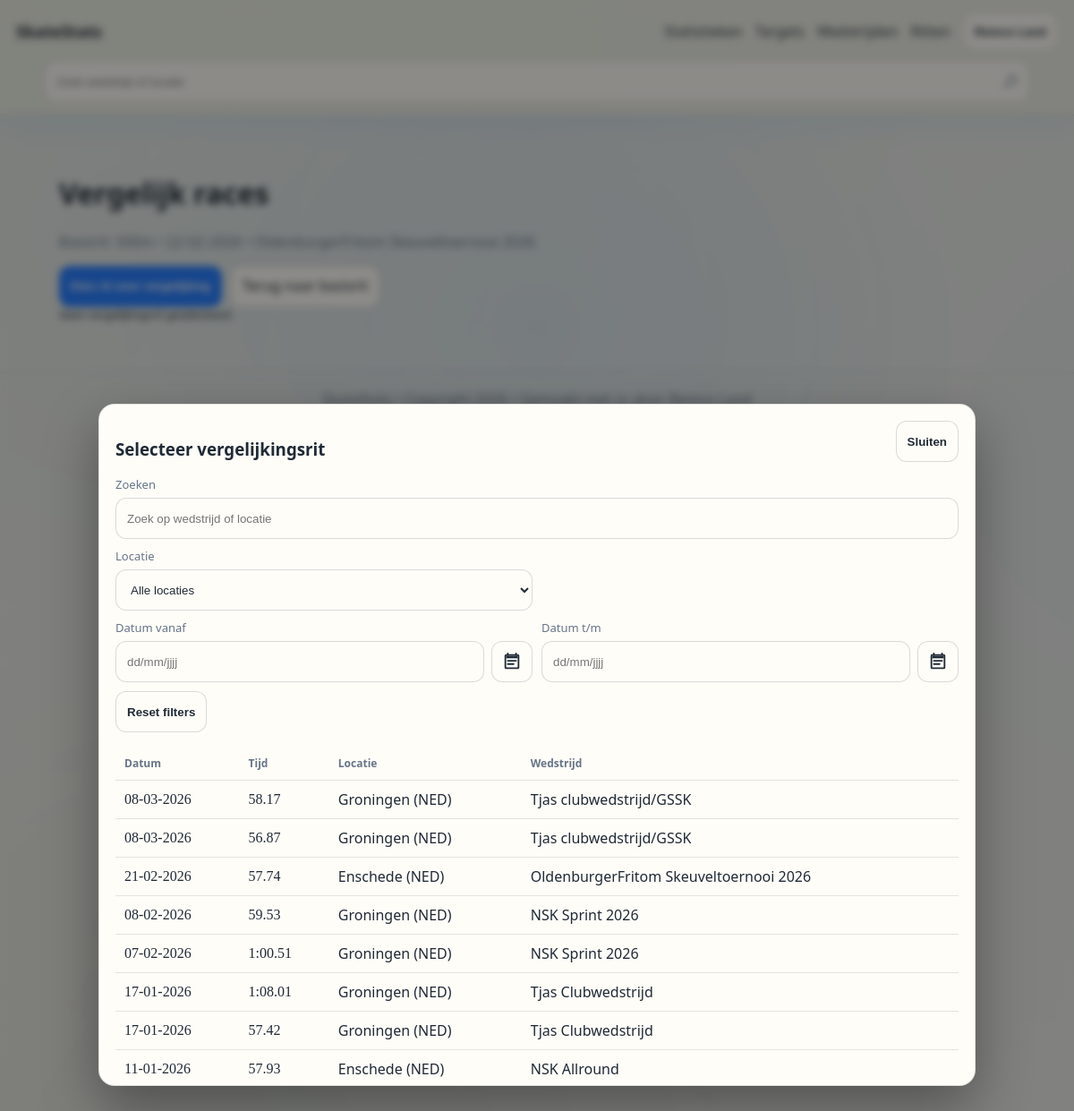
Page /races/745/compare (signed in) on the committed database.
### tables this page shows
CREATE TABLE competition (
              id INTEGER PRIMARY KEY AUTOINCREMENT,
              name TEXT NOT NULL,
              venue TEXT,
              competition_date TEXT NOT NULL, -- YYYY-MM-DD
              notes TEXT,
              created_at TEXT NOT NULL
            , owner_user_id INTEGER);

CREATE TABLE race (
              id INTEGER PRIMARY KEY AUTOINCREMENT,
              competition_id INTEGER NOT NULL,
              skater_id INTEGER NOT NULL,
              distance_m INTEGER NOT NULL,
              category TEXT,
              class_name TEXT,
              lane TEXT,
              opponent TEXT,
              total_time_ms INTEGER,
              laps_csv TEXT,   -- "30.12,31.00,31.50"
              dnf INTEGER NOT NULL DEFAULT 0,
              notes TEXT,
              created_at TEXT NOT NULL, tag_key TEXT,
              FOREIGN KEY (competition_id) REFERENCES competition(id) ON DELETE CASCADE,
              FOREIGN KEY (skater_id) REFERENCES skater(id) ON DELETE RESTRICT
            );

### app/main.py (the view)
@app.get("/races/{race_id}/compare", response_class=HTMLResponse)
def race_compare(request: Request, race_id: int, compare_race_id: str = ""):
    current_user = require_user(request)
    with db() as conn:
        base_race = conn.execute(
            """
            SELECT r.*, c.name AS competition_name, c.venue, c.competition_date
            FROM race r
            JOIN competition c ON c.id = r.competition_id
            WHERE r.id = ? AND r.skater_id = ? AND c.owner_user_id = ?
            """,
            (race_id, int(current_user["skater_id"]), int(current_user["id"])),
        ).fetchone()
        if not base_race:
            return HTMLResponse("Race not found", status_code=404)
        comparison_candidates = conn.execute(
            """
            SELECT r.id, r.distance_m, r.total_time_ms, r.laps_csv, r.dnf, r.lane, r.opponent,
                   c.name AS competition_name, c.venue, c.competition_date
            FROM race r
            JOIN competition c ON c.id = r.competition_id
            WHERE r.skater_id = ? AND c.owner_user_id = ? AND r.distance_m = ? AND r.id != ?
            ORDER BY c.competition_date DESC, r.id DESC
            """,
            (int(current_user["skater_id"]), int(current_user["id"]), int(base_race["distance_m"]), race_id),
        ).fetchall()
    selected_compare_id = compare_race_id.strip()
    compare_race = None
    if selected_compare_id:
        try:
            compare_id_value = int(selected_compare_id)
            compare_race = next((row for row in comparison_candidates if int(row["id"]) == compare_id_value), None)
        except ValueError:
            compare_race = None
    if compare_race is None:
        selected_compare_id = ""
    comparison = build_comparison_context(base_race, compare_race)
    swap_href = None
    if compare_race is not None:
        swap_href = f"/races/{int(compare_race['id'])}/compare?compare_race_id={int(base_race['id'])}"
    return render(
        request,
        "race_compare.html",
        base_race=base_race,
        compare_race=compare_race,
        comparison_candidates=comparison_candidates,
        selected_compare_id=selected_compare_id,
        auto_open_compare_modal=bool(comparison_candidates) and compare_race is None,
        comparison=comparison,
        swap_href=swap_href,
        fmt_ms=fmt_ms,
        fmt_date=fmt_date_ymd_to_dmy,
        format_delta=format_delta,
    )

### app/main.py (called while the page is built, shortened)
def fmt_date_ymd_to_dmy(ymd: str | None) -> str:
    if not ymd:
        return "-"
    try:
        d = datetime.strptime(ymd, "%Y-%m-%d")
        return d.strftime("%d-%m-%Y")
    except ValueError:
        return ymd

def db() -> sqlite3.Connection:
    conn = sqlite3.connect(DB_PATH)
    conn.execute("PRAGMA foreign_keys = ON")
    conn.row_factory = sqlite3.Row
    return conn

def get_user_by_id(conn: sqlite3.Connection, user_id: int) -> Optional[sqlite3.Row]:
    return conn.execute(
        """
        SELECT u.*, s.name AS skater_name
        FROM user u
        JOIN skater s ON s.id = u.skater_id
        WHERE u.id = ?
        """,
        (user_id,),
    ).fetchone()

def normalize_theme_preference(raw_value: str) -> str:
    value = (raw_value or "").strip().lower()
    if value == "light":
        return "light"
    if value == "system":
        return "system"
    return "dark"

def normalize_motion_preference(raw_value: str) -> str:
    value = (raw_value or "").strip().lower()
    if value in {"background", "cards", "none"}:
        return value
    return "all"

def resolved_theme(theme_preference: str) -> str:
    return "dark" if normalize_theme_preference(theme_preference) == "system" else normalize_theme_preference(theme_preference)

def render(request: Request, template_name: str, **ctx) -> HTMLResponse:
    tpl = templates_env.get_template(template_name)
    current_user = getattr(request.state, "user", None)
    html = tpl.render(
        app_title=APP_TITLE,
        request=request,
        current_user=current_user,
        owner_name=current_user["skater_name"] if current_user else OWNER_NAME,
        theme_preference=normalize_theme_preference(current_user["theme_preference"]) if current_user else "dark",
        active_theme=resolved_theme(current_user["theme_preference"]) if current_user else "dark",
        motion_preference=normalize_motion_preference(current_user["motion_preference"]) if current_user else "all",
        **ctx,
    )
    return HTMLResponse(html)

def require_user(request: Request) -> sqlite3.Row:
    current_user = getattr(request.state, "user", None)
    if current_user is None:
        raise RuntimeError("missing authenticated user")
    return current_user

def build_comparison_context(base_row: sqlite3.Row, compare_row: Optional[sqlite3.Row]) -> Optional[dict]:
    if compare_row is None:
        return None

### app/templates/race_compare.html (shortened to what this page needs)
﻿{% extends "base.html" %}
{% block content %}
  <h1>Vergelijk races</h1>
  <p class="muted">
  </p>
  <div class="row-actions">
    {% if comparison_candidates|length > 0 %}
      <button type="button" class="compare-picker-btn" id="open-compare-modal">Kies rit voor vergelijking</button>
    {% endif %}
    <a class="btn" href="/races/{{ base_race.id }}">Terug naar basisrit</a>
  </div>
  {% if comparison_candidates|length == 0 %}
    <p class="muted">Geen andere ritten op deze afstand beschikbaar.</p>
  {% else %}
    {% set selected_option = compare_race %}
    <form method="get" action="/races/{{ base_race.id }}/compare" class="form" id="compare-select-form">
      <div class="hint text-strong" id="selected-compare-label">
      </div>
    </form>
    <dialog class="dialog-backdrop dialog-wide" id="compare-race-dialog">
      <div class="dialog-content compare-dialog-content">
        <div class="row">
          <h3>Selecteer vergelijkingsrit</h3>
          <button type="button" class="btn btn-secondary" id="close-compare-modal">Sluiten</button>
        </div>
        <form class="form compare-filters" id="compare-filter-form">
          <label>Zoeken
            <input type="search" id="compare-filter-query" placeholder="Zoek op wedstrijd of locatie" />
          </label>
          <div class="grid2">
            <label>Locatie
              <select id="compare-filter-venue">
                <option value="">Alle locaties</option>
              </select>
            </label>
            <div></div>
          </div>
          <div class="grid2">
            <label>Datum vanaf
              <div class="date-input">
                <input class="date-input-text" id="compare-filter-date-from" placeholder="dd/mm/jjjj" inputmode="numeric" />
                <button class="date-input-trigger" type="button" aria-label="Open kalender"><span class="line-md-icon" style="--icon-url:url('/static/icons/line-md/calendar.svg');" aria-hidden="true"></span></button>
              </div>
            </label>
            <label>Datum t/m
              <div class="date-input">
                <input class="date-input-text" id="compare-filter-date-to" placeholder="dd/mm/jjjj" inputmode="numeric" />
                <button class="date-input-trigger" type="button" aria-label="Open kalender"><span class="line-md-icon" style="--icon-url:url('/static/icons/line-md/calendar.svg');" aria-hidden="true"></span></button>
              </div>
            </label>
          </div>
          <div class="row-actions">
            <button type="button" class="btn btn-secondary" id="compare-filter-reset">Reset filters</button>
          </div>
        </form>
        <div class="table-scroll compare-table-wrap">
          <table>
            <thead>
              <tr><th>Datum</th><th>Tijd</th><th>Locatie</th><th>Wedstrijd</th></tr>
            </thead>
            <tbody id="compare-candidates-body">
              {% for option in comparison_candidates %}
                <tr
                  class="compare-row"
                  role="button"
                  tabindex="0"
                  data-id="{{ option.id }}"
                  data-date="{{ option.competition_date or '' }}"
                  data-venue="{{ (option.venue or '')|lower }}"
                  data-search="{{ ((option.competition_name or '') ~ ' ' ~ (option.venue or ''))|lower }}"
                  data-label="{{ fmt_date(option.competition_date) }} - {{ option.competition_name }} - {{ fmt_ms(option.total_time_ms) }}"
                >
                  <td class="mono date-nowrap">{{ fmt_date(option.competition_date) }}</td>
                  <td class="mono">{{ fmt_ms(option.total_time_ms) }}</td>
                  <td>{{ option.venue or "-" }}</td>
                  <td>{{ option.competition_name }}</td>
                </tr>
              {% endfor %}
            </tbody>
          </table>
        </div>
      </div>
    </dialog>
  {% endif %}
{% endblock %}

### app/templates/base.html (shortened to what this page needs)
﻿<!doctype html>
<html lang="nl" data-theme="{{ active_theme }}" data-theme-preference="{{ theme_preference }}" data-motion-preference="{{ motion_preference }}">
  <head>
    <link rel="stylesheet" href="/static/style.css" />
  </head>
  <body data-theme="{{ active_theme }}" data-theme-preference="{{ theme_preference }}" data-motion-preference="{{ motion_preference }}">
    <header class="topbar">
      <div class="brand">
        <a href="/">{{ app_title }}</a>
      </div>
      {% if current_user %}
        <form method="get" action="/competitions" class="nav-search nav-search-desktop" role="search">
        </form>
        <nav class="nav-desktop">
          <a href="/stats">Statistieken</a>
          <a href="/targets">Targets</a>
          <a href="/competitions">Wedstrijden</a>
          <a href="/races">Ritten</a>
          <div class="profile-menu">
            <button
              type="button"
              class="btn-secondary profile-menu-toggle"
              aria-label="Profielmenu openen"
              aria-expanded="false"
              aria-controls="profile-menu-dropdown"
            >
            </button>
          </div>
        </nav>
      {% endif %}
    </header>
    <main class="container">
      {% block content %}{% endblock %}
    </main>
    <footer class="footer">
      <span>SkateStats &bull; Copyright 2026 &bull; Gemaakt met  door Remco Land</span>
    </footer>
  </body>
</html>

### rows in the picture
race: total_time_ms "58.17", venue "Groningen (NED)", competition_name "Tjas clubwedstrijd/GSSK"
competition: competition_date "08-03-2026"
race: total_time_ms "56.87", venue "Groningen (NED)", competition_name "Tjas clubwedstrijd/GSSK"
race: total_time_ms "57.74", venue "Enschede (NED)", competition_name "OldenburgerFritom Skeuveltoernooi 2026"
competition: competition_date "21-02-2026"
race: total_time_ms "59.53", venue "Groningen (NED)", competition_name "NSK Sprint 2026"
competition: competition_date "08-02-2026"
race: total_time_ms "1:00.51", venue "Groningen (NED)", competition_name "NSK Sprint 2026"
competition: competition_date "07-02-2026"
race: total_time_ms "1:08.01", venue "Groningen (NED)", competition_name "Tjas Clubwedstrijd"
competition: competition_date "17-01-2026"
race: total_time_ms "57.42", venue "Groningen (NED)", competition_name "Tjas Clubwedstrijd"
race: total_time_ms "57.93", venue "Enschede (NED)", competition_name "NSK Allround"
competition: competition_date "11-01-2026"
